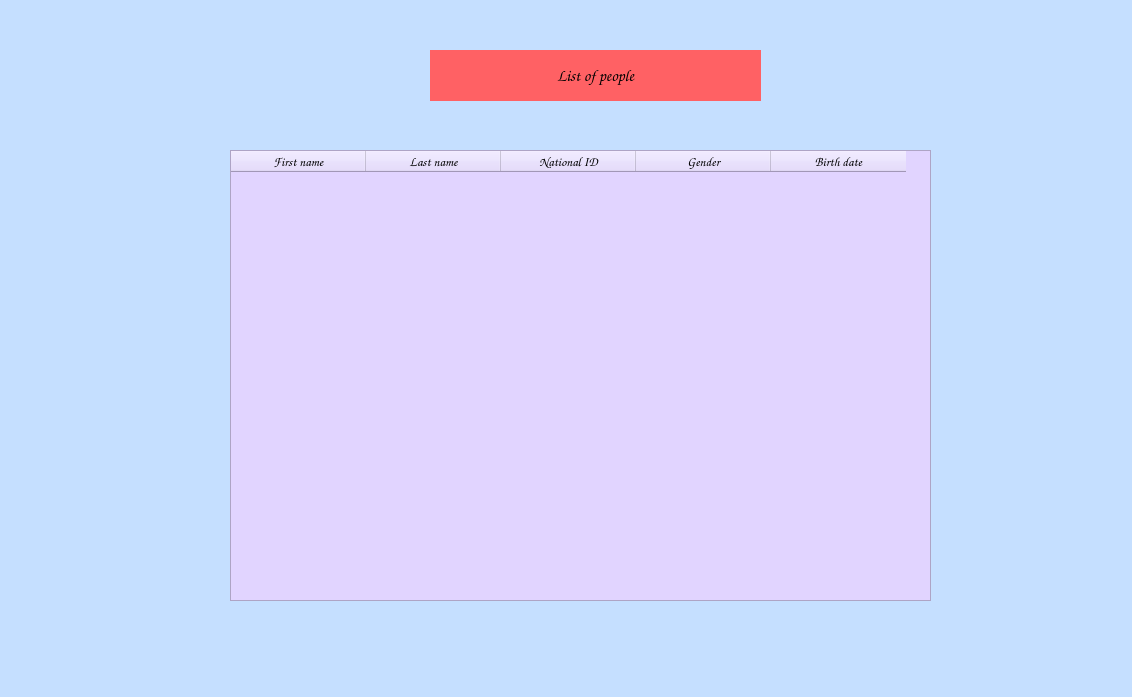
<?xml version="1.0" encoding="UTF-8"?>
<ui version="4.0">
 <class>recep_list_of_all_people_birth_date_window</class>
 <widget class="QDialog" name="recep_list_of_all_people_birth_date_window">
  <property name="geometry">
   <rect>
    <x>0</x>
    <y>0</y>
    <width>1132</width>
    <height>697</height>
   </rect>
  </property>
  <property name="cursor">
   <cursorShape>ClosedHandCursor</cursorShape>
  </property>
  <property name="windowTitle">
   <string>list of people _ birth</string>
  </property>
  <property name="styleSheet">
   <string notr="true">background-color: rgb(197, 223, 255);</string>
  </property>
  <widget class="QLabel" name="recep_list_of_all_people_birth_date_header_L">
   <property name="geometry">
    <rect>
     <x>430</x>
     <y>50</y>
     <width>331</width>
     <height>51</height>
    </rect>
   </property>
   <property name="font">
    <font>
     <family>Comic Sans MS</family>
     <pointsize>12</pointsize>
     <weight>75</weight>
     <bold>true</bold>
    </font>
   </property>
   <property name="cursor">
    <cursorShape>ClosedHandCursor</cursorShape>
   </property>
   <property name="styleSheet">
    <string notr="true">background-color: rgb(255, 97, 100);</string>
   </property>
   <property name="text">
    <string>List of people</string>
   </property>
   <property name="alignment">
    <set>Qt::AlignCenter</set>
   </property>
   <property name="margin">
    <number>1</number>
   </property>
  </widget>
  <widget class="QTableWidget" name="recep_list_of_all_people_birth_date_TableWidget">
   <property name="geometry">
    <rect>
     <x>230</x>
     <y>150</y>
     <width>701</width>
     <height>451</height>
    </rect>
   </property>
   <property name="cursor" stdset="0">
    <cursorShape>PointingHandCursor</cursorShape>
   </property>
   <property name="styleSheet">
    <string notr="true">background-color: rgb(225, 212, 255);</string>
   </property>
   <attribute name="horizontalHeaderDefaultSectionSize">
    <number>135</number>
   </attribute>
   <column>
    <property name="text">
     <string>First name</string>
    </property>
    <property name="font">
     <font>
      <family>Comic Sans MS</family>
      <pointsize>10</pointsize>
      <weight>75</weight>
      <bold>true</bold>
     </font>
    </property>
    <property name="textAlignment">
     <set>AlignCenter</set>
    </property>
   </column>
   <column>
    <property name="text">
     <string>Last name</string>
    </property>
    <property name="font">
     <font>
      <family>Comic Sans MS</family>
      <pointsize>10</pointsize>
      <weight>75</weight>
      <bold>true</bold>
     </font>
    </property>
    <property name="textAlignment">
     <set>AlignCenter</set>
    </property>
   </column>
   <column>
    <property name="text">
     <string>National ID</string>
    </property>
    <property name="font">
     <font>
      <family>Comic Sans MS</family>
      <pointsize>10</pointsize>
      <weight>75</weight>
      <bold>true</bold>
     </font>
    </property>
    <property name="textAlignment">
     <set>AlignCenter</set>
    </property>
    <property name="background">
     <color>
      <red>120</red>
      <green>105</green>
      <blue>110</blue>
     </color>
    </property>
    <property name="foreground">
     <brush brushstyle="SolidPattern">
      <color alpha="255">
       <red>0</red>
       <green>0</green>
       <blue>0</blue>
      </color>
     </brush>
    </property>
   </column>
   <column>
    <property name="text">
     <string>Gender</string>
    </property>
    <property name="font">
     <font>
      <family>Comic Sans MS</family>
      <pointsize>10</pointsize>
      <weight>75</weight>
      <bold>true</bold>
     </font>
    </property>
    <property name="textAlignment">
     <set>AlignCenter</set>
    </property>
   </column>
   <column>
    <property name="text">
     <string>Birth date</string>
    </property>
    <property name="font">
     <font>
      <family>Comic Sans MS</family>
      <pointsize>10</pointsize>
      <weight>75</weight>
      <bold>true</bold>
     </font>
    </property>
    <property name="textAlignment">
     <set>AlignCenter</set>
    </property>
   </column>
  </widget>
 </widget>
 <resources/>
 <connections/>
</ui>
